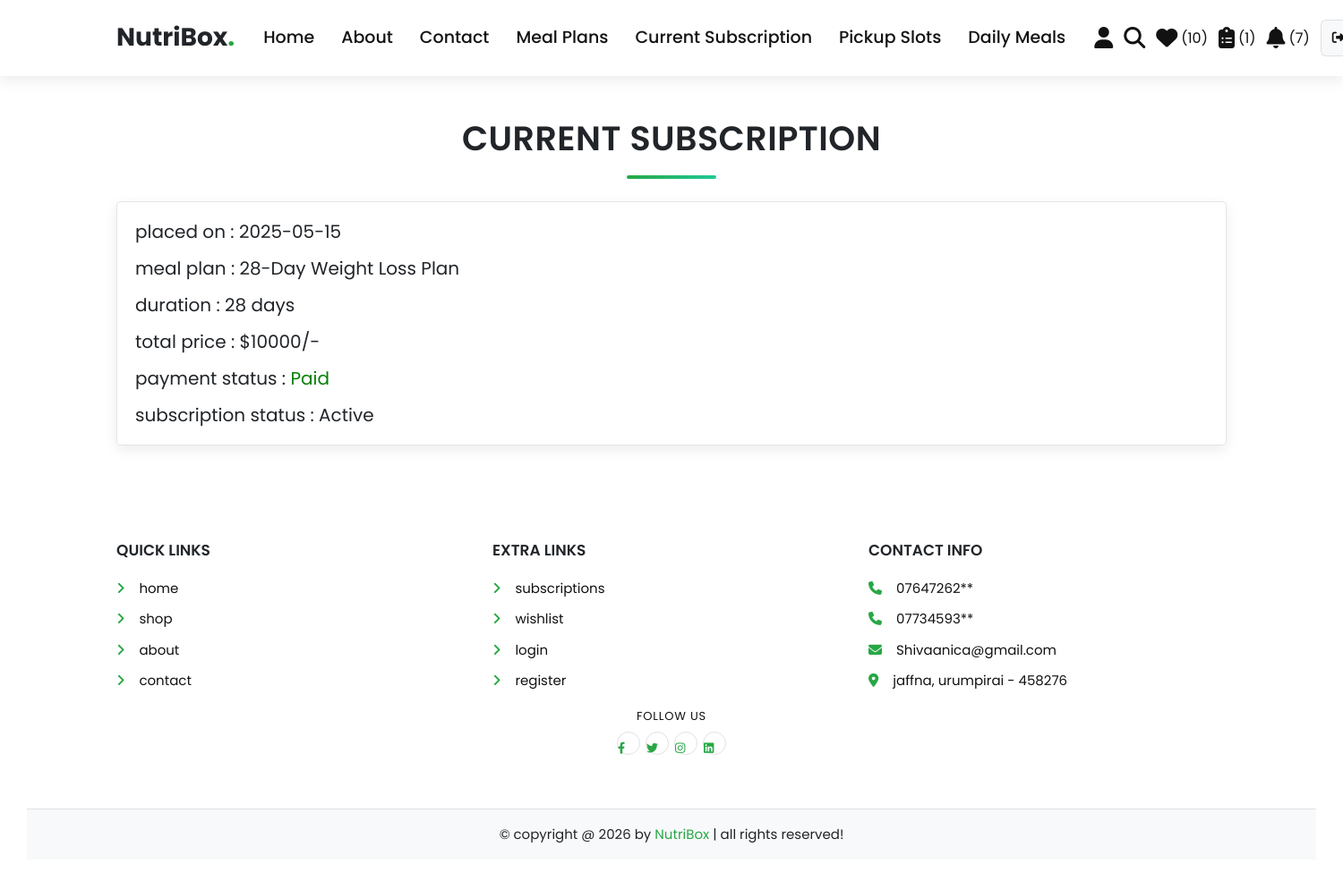
Page /user/orders.php (signed in) on the committed database.
### tables this page shows
CREATE TABLE IF NOT EXISTS subscriptions (
  id INT(100) NOT NULL AUTO_INCREMENT,
  user_id INT(100) NOT NULL,
  meal_plan_id INT(100) NOT NULL,
  start_date DATE NOT NULL,
  end_date DATE NOT NULL,
  status VARCHAR(20) NOT NULL DEFAULT 'Pending',
  payment_status VARCHAR(20) NOT NULL DEFAULT 'Unpaid',
  approval_status VARCHAR(20) NOT NULL DEFAULT 'Pending',
  change_requested_plan_id INT(100) DEFAULT NULL,
  pause_start DATE DEFAULT NULL,
  pause_end DATE DEFAULT NULL,
  original_price INT(100) DEFAULT NULL,
  overridden_price INT(100) DEFAULT NULL,
  PRIMARY KEY (id),
  KEY idx_user_id (user_id),
  KEY idx_meal_plan_id (meal_plan_id)
);

CREATE TABLE IF NOT EXISTS meal_plans (
  id INT(100) NOT NULL AUTO_INCREMENT,
  name VARCHAR(100) NOT NULL,
  description VARCHAR(500) NOT NULL,
  price INT(100) NOT NULL,
  duration INT(10) NOT NULL COMMENT 'Duration in days',
  calories INT(10) NOT NULL,
  diet_type VARCHAR(50) NOT NULL,
  image VARCHAR(100) NOT NULL,
  PRIMARY KEY (id)
);

### user/orders.php (the view, shortened to what this page needs)
<?php
@include "../config.php";
$user_id = $_SESSION["user_id"];
?>
<!DOCTYPE html>
<html lang="en">
<head>
   <link rel="stylesheet" href="https://cdnjs.cloudflare.com/ajax/libs/font-awesome/6.1.1/css/all.min.css">
   <link rel="stylesheet" href="css/user_style.css">
</head>
<body>
<?php include "user_header.php"; ?>
<section class="placed-orders">
   <h1 class="title">Current Subscription</h1>
   <div class="box-container">
   <?php
   $select_current = $conn->prepare(
       "SELECT s.start_date AS placed_on,
               s.status AS subscription_status,
               s.payment_status,
               m.name AS meal_name,
               m.duration,
               m.price
        FROM `subscriptions` AS s
        LEFT JOIN `meal_plans` AS m ON s.meal_plan_id = m.id
        WHERE s.user_id = ?
          AND s.status IN ('Active','Pending','Paused','ChangeRequested')
        ORDER BY s.id DESC
        LIMIT 1",
   );
   $select_current->execute([$user_id]);
   $current = $select_current->fetch(PDO::FETCH_ASSOC);
   if ($current) {
       $plan_name =
           $current["meal_name"] !== null ? $current["meal_name"] : "N/A"; ?>
   <div class="box">
      <p> placed on : <span><?= $current["placed_on"] ?></span> </p>
      <p> meal plan : <span><?= $plan_name ?></span> </p>
      <p> duration : <span><?= $current["duration"] !== null
          ? $current["duration"] . " days"
          : "N/A" ?></span> </p>
      <p> total price : <span>$<?= $current["price"] ?? "N/A" ?>/-</span> </p>
      <p> payment status : <span style="color:<?php if (
          $current["payment_status"] == "Unpaid"
      ) {
          echo "red";
      } else {
          echo "green";
      } ?>"><?= $current["payment_status"] ?></span> </p>
      <p> subscription status : <span><?= $current[
          "subscription_status"
      ] ?></span> </p>
   </div>
   <?php
   } else {
       echo '<p class="empty">no subscriptions placed yet!</p>';
   }
   ?>
   </div>
</section>
<?php include "user_footer.php"; ?>
</body>
</html>

### user/css/user_style.css (style rules this page uses)
.placed-orders .box-container { display: flex; flex-wrap: wrap; gap: 1.5rem; align-items: flex-start; }
.placed-orders .box-container .box { padding: 1rem 2rem; flex: 1 1 40rem; border: var(--border); background-color: var(--white); box-shadow: var(--box-shadow); border-radius: 0.5rem; }
.placed-orders .box-container .box p { margin: 0.5rem 0; line-height: 1.8; font-size: 2rem; color: var(--light-color); }
.placed-orders .box-container .box p span { color: var(--green); }

### user/css/components.css (style rules this page uses)
:root { --primary-green: #28a745; --secondary-orange: #fd7e14; --accent-red: #dc3545; --dark-gray: #212529; --light-gray: #121212; --white: #ffffff; --off-white: #f8f9fa; --light-bg: #8aeeb5; --border: 0.15rem solid rgba(0, 0, 0, 0.1); --box-shadow: 0 0.5rem 1.5rem rgba(0, 0, 0, 0.08); --gradient: linear-gradient(135deg, var(--primary-green), #20c997); }
* { font-family: "Poppins", sans-serif; margin: 0; padding: 0; box-sizing: border-box; outline: none; border: none; text-decoration: none; color: var(--dark-gray); transition: all 0.3s ease; }
body { background-color: var(--light-bg); line-height: 1.6; background: url("../../images/BG.png") no-repeat center center fixed; background-size: cover; font-family: "Poppins", sans-serif; }
html { font-size: 62.5%; overflow-x: hidden; scroll-behavior: smooth; scroll-padding-top: 7rem; }
section { padding: 4rem 3rem; max-width: 1300px; margin: 0 auto; }
.title { text-align: center; margin-bottom: 2.5rem; text-transform: uppercase; color: var(--dark-gray); font-size: 3.8rem; font-weight: 600; letter-spacing: 0.05rem; position: relative; }
.title::after { content: ""; width: 100px; height: 4px; background: var(--gradient); display: block; margin: 1rem auto; border-radius: 2px; }

### rows in the picture
subscriptions: start_date "2025-05-15", meal_plan.name "28-Day Weight Loss Plan", meal_plan.duration "28", meal_plan.price "10000", payment_status "Paid", status "Active"

### other values in the picture
$wishlist_total "10"
$subscription_total "1"
$unread_notifications "7"
